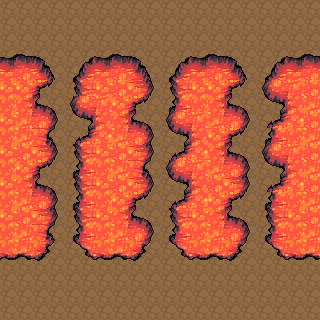

Tiled map render using the project's own tile images. Description and the map definition, with tile-layer contents summarised, below:
An orthogonal 20x20 tile map with 16x16 px tiles, 4 tile layers (terrain, background, foreground, events), 2 tilesets.

<map version="1.0" orientation="orthogonal" renderorder="right-down" width="20" height="20" tilewidth="16" tileheight="16" nextobjectid="1">
 <tileset firstgid="1" name="natset" tilewidth="16" tileheight="16">
  <image source="../../terrain.png" width="1024" height="1024" />
 </tileset>
 <tileset firstgid="4097" name="pkmset" tilewidth="16" tileheight="16">
  <image source="../../tileset-advance.png" width="128" height="15971" />
 </tileset>
 <layer name="terrain" width="20" height="20">
  <data>[400 cells, 400 non-empty, 1 distinct tile ids]</data>
 </layer>
 <layer name="background" width="20" height="20">
  <data>[400 cells, 284 non-empty, 40 distinct tile ids]</data>
 </layer>
 <layer name="foreground" width="20" height="20">
  <data>[400 cells, 0 non-empty, 0 distinct tile ids]</data>
 </layer>
 <objectgroup name="collisionobjects" />
 <layer name="events" width="20" height="20">
  <data>[400 cells, 0 non-empty, 0 distinct tile ids]</data>
 </layer>
</map>
